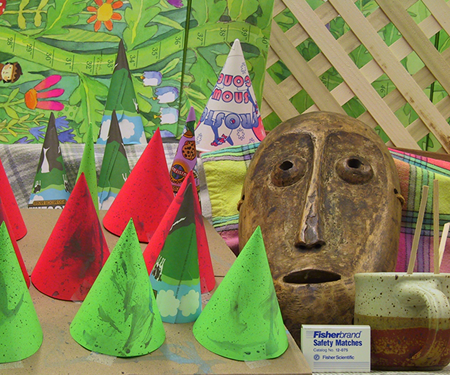
//> input picture VerizonDisparityMap/cones/im2.png, 450 x 375 px
$ ./main   (built with g++ and OpenCV 4)
//> lines starting //> are read from the running program, lines starting //| are printed output that depends on the picture
### Camera Calibration/Camera Calibration/renderIt_3D.h
//
//  renderIt_3D.hpp
//  VerizonDisparityMap
//
//  Created by Madhusudan Govindraju on 11/15/16.
//  Copyright © 2016 Madhusudan Govindraju. All rights reserved.
//

#ifndef renderIt_3D_hpp
#define renderIt_3D_hpp

#include <stdio.h>
#include <GLUT/GLUT.h>

#endif /* renderIt_3D_hpp */


/* Global variables */
char title[] = "3D Shapes with animation";
GLfloat angle = 0.0f;  // Rotational angle for pyramid [NEW]
int refreshMills = 15;        // refresh interval in milliseconds [NEW]

/* Initialize OpenGL Graphics */
// [8 lines left out: function initGL, not called in this run]


/* Called back when timer expired [NEW] */
// [4 lines left out: function timer, not called in this run]

/* Handler for window re-size event. Called back when the window first appears and
 whenever the window is re-sized with its new width and height */
// [14 lines left out: function reshape, not called in this run]

### Camera Calibration/Camera Calibration/main.h
//
//  main.h
//  VerizonDisparityMap
//
//  Created by Madhusudan Govindraju on 11/15/16.
//  Copyright © 2016 Madhusudan Govindraju. All rights reserved.
//

#ifndef main_h
#define main_h

#include "opencv2/calib3d.hpp"
#include "opencv2/imgcodecs.hpp"
#include "opencv2/highgui.hpp"
#include <opencv2/core.hpp>
#include <opencv2/imgproc/imgproc.hpp>
#include <opencv2/ximgproc/disparity_filter.hpp>
#include <opencv2/xfeatures2d/nonfree.hpp>

#include "renderIt_3D.h"
#include "Disparity_data.h"
#include <vector>
#include <array>


#include <string>
#include <algorithm>
#include <iostream>
#include <iterator>
#include <stdio.h>
#include <stdlib.h>
#include <ctype.h>

#endif /* main_h */

### VerizonDisparityMap/main.cpp
//
//  main.cpp
//  VerizonDisparityMap
//
//  Created by Madhusudan Govindraju on 11/9/16.
//  Copyright © 2016 Madhusudan Govindraju. All rights reserved.
//
//     Program to calculate the disparity map from sereo images
//


#include <iostream>
#include "main.h"

void my_computeDisparityMap()
{

    cv::Mat left_grey, right_grey;
    cv::Mat left_disp, right_disp, filtered_disp; // 16S

    d.leftOriginal = cv::imread( "im2.png");
    d.rightOriginal = cv::imread( "im6.png");
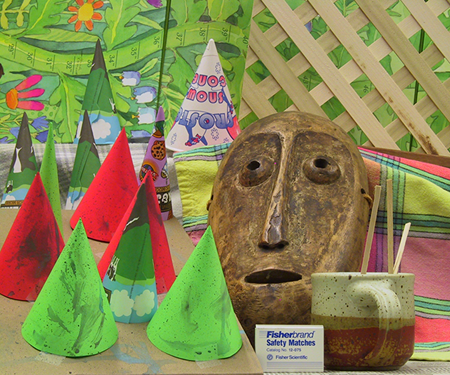
//> input picture VerizonDisparityMap/cones/im6.png, 450 x 375 px

    // get greyscale images
    cv::cvtColor(d.leftOriginal, left_grey, CV_BGR2GRAY);
    cv::cvtColor(d.rightOriginal, right_grey, CV_BGR2GRAY);

    // scale down the image
    if (d.Downscale)
    {
        cv::resize(left_grey, left_grey, cv::Size(), 0.5, 0.5);
        cv::resize(right_grey, right_grey, cv::Size(), 0.5, 0.5);
    }

    // compute left disparity map using stereo correspondence algorithm (Semi-Global Block Matching or SGBM algorithm)
    cv::Ptr<cv::StereoSGBM> left_sbm = cv::StereoSGBM::create(d.MinDisparity, d.NumDisparities, d.SADWindowSize);
    left_sbm->setUniquenessRatio(d.UniquenessRatio);
    left_sbm->setDisp12MaxDiff(d.Disp12MaxDiff);
    left_sbm->setSpeckleWindowSize(d.SpeckleWindowSize);
    left_sbm->setP1(d.P1);
    left_sbm->setP2(d.P2);
    left_sbm->setMode(d.Mode);
    left_sbm->compute(left_grey, right_grey, left_disp);

    // compute right disparity map
    cv::Ptr<cv::StereoMatcher> right_sbm = cv::ximgproc::createRightMatcher(left_sbm);
    //RightRegionOfInterest = _computeRegionOfInterest(RightOriginal.size(), right_sbm);
    right_sbm->compute(right_grey, left_grey, right_disp);

    // applying Global Smoothness
    cv::Ptr<cv::ximgproc::DisparityWLSFilter> filter = cv::ximgproc::createDisparityWLSFilterGeneric(true);
    filter->setDepthDiscontinuityRadius((int)ceil(0.5*d.SADWindowSize));
    filter->setLambda(d.LambdaValue);
    filter->setSigmaColor(d.SigmaColor);

    // compute filtered disparity map
    filter->filter(left_disp, left_grey, filtered_disp, right_disp);

    // convert filtered disparity map from 16 bit short to 8 bit unsigned char and normalize values
    double minVal, maxVal;
    cv::minMaxLoc(filtered_disp, &minVal, &maxVal);
    filtered_disp.convertTo(d.Disparity, CV_8UC1, 255 / (maxVal - minVal));
    //cv::imshow("Disparity",d.Disparity);
    imwrite("SGBM_sample.png", d.Disparity); //save the disparity for further use
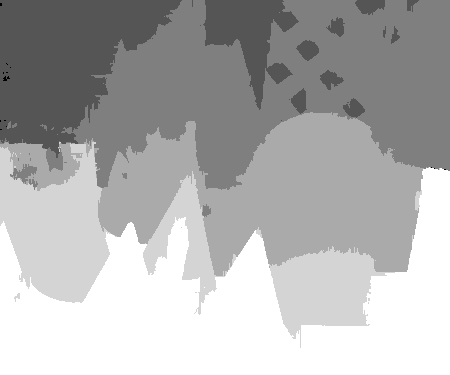
//> saved as SGBM_sample.png: 375 rows x 450 cols, CV_8UC1; min 0, max 6, mean 4.15; drawn with min black and max white
}


// [47 lines left out: function my_create_pointCloud, not called in this run]

/* Handler for window-repaint event. Called back when the window first appears and
 whenever the window needs to be re-painted. */
// [97 lines left out: functions display, render3D_pointCloud, main, not called in this run]

// added to run one function of the file
int main() { my_computeDisparityMap(); }
